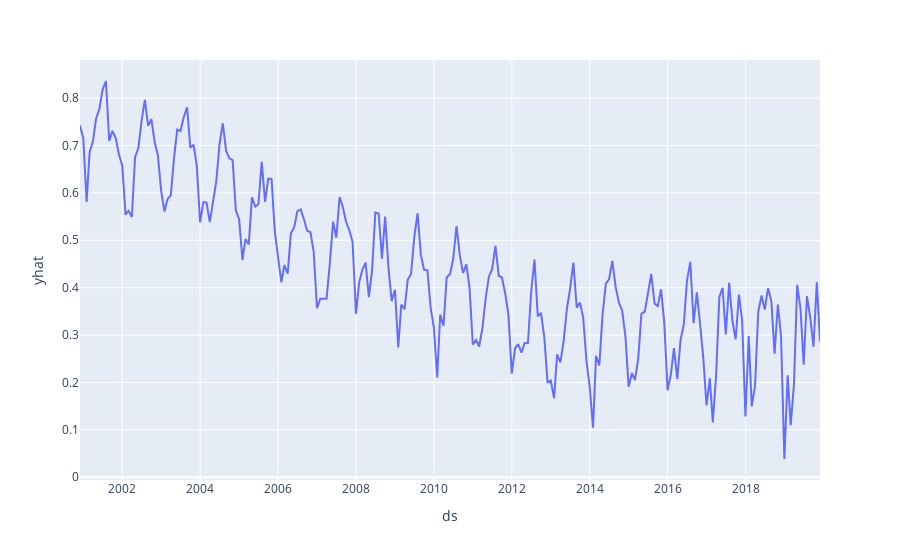

Source (notebook cell):
### Code cell
px.line(y_pred, x='ds', y='yhat')
# fig = px.line(y_pred, x='ds', y='yhat', title='Previsões do Prophet')
# fig.show()

### Figure 1 — Plotly figure (JSON) as saved in the notebook; plotly's stock layout.template omitted (floating-point values rounded to 4 significant figures; data arrays with more than 128 entries replaced by an {"elided": "..."} marker saying what was removed)
{"data": [{"hovertemplate": "ds=%{x}<br>yhat=%{y}<extra></extra>", "legendgroup": "", "line": {"color": "#636efa", "dash": "solid"}, "marker": {"symbol": "circle"}, "mode": "lines", "name": "", "orientation": "v", "showlegend": false, "type": "scatter", "x": {"elided": "229 str values"}, "xaxis": "x", "y": {"elided": "229 float values"}, "yaxis": "y"}], "layout": {"legend": {"tracegroupgap": 0}, "margin": {"t": 60}, "xaxis": {"anchor": "y", "domain": [0, 1], "title": {"text": "ds"}}, "yaxis": {"anchor": "x", "domain": [0, 1], "title": {"text": "yhat"}}}}
